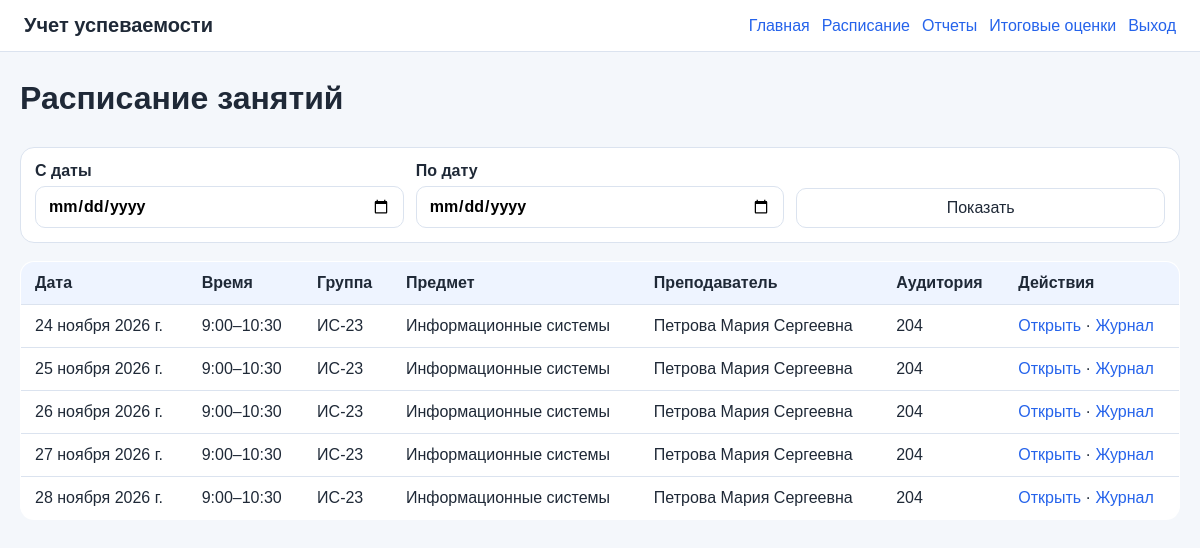
Screenshot of /schedule/ (signed in) with the database file from the repository.
### journal/models.py (models this page shows, shortened)
class Lesson(models.Model):
    LECTURE = 'lecture'
    PRACTICE = 'practice'
    CONTROL = 'control'
    LAB = 'lab'
    LESSON_TYPE_CHOICES = [
        (LECTURE, 'Лекция'),
        (PRACTICE, 'Практическое занятие'),
        (CONTROL, 'Контрольная работа'),
        (LAB, 'Лабораторная работа'),
    ]
    date = models.DateField('Дата занятия')
    start_time = models.TimeField('Время начала')
    end_time = models.TimeField('Время окончания')
    group = models.ForeignKey(StudyGroup, verbose_name='Учебная группа', on_delete=models.CASCADE, related_name='lessons')
    subject = models.ForeignKey(Subject, verbose_name='Предмет', on_delete=models.PROTECT, related_name='lessons')
    teacher = models.ForeignKey(Teacher, verbose_name='Преподаватель', on_delete=models.PROTECT, related_name='lessons')
    classroom = models.CharField('Аудитория', max_length=50, blank=True)
    lesson_type = models.CharField('Тип занятия', max_length=20, choices=LESSON_TYPE_CHOICES, default=PRACTICE)
    topic = models.CharField('Тема занятия', max_length=250, blank=True)
    homework = models.TextField('Домашнее задание', blank=True)
    class Meta:
        ordering = ['-date', 'start_time']
        unique_together = ('date', 'start_time', 'group', 'subject')
        verbose_name = 'Занятие'
        verbose_name_plural = 'Занятия'

class StudyGroup(models.Model):
    number = models.CharField('Номер группы', max_length=50, unique=True)
    specialization = models.CharField('Профиль/специализация', max_length=200, blank=True)
    study_year = models.PositiveIntegerField('Учебный год', default=timezone.now().year)
    curator = models.ForeignKey(
        Teacher,
        verbose_name='Руководитель группы',
        null=True,
        blank=True,
        on_delete=models.SET_NULL,
        related_name='curated_groups',
    )
    class Meta:
        ordering = ['number']
        verbose_name = 'Учебная группа'
        verbose_name_plural = 'Учебные группы'
    def __str__(self):
        return self.number

class Subject(models.Model):
    name = models.CharField('Название предмета', max_length=200, unique=True)
    class Meta:
        ordering = ['name']
        verbose_name = 'Учебный предмет'
        verbose_name_plural = 'Учебные предметы'
    def __str__(self):
        return self.name

class Teacher(models.Model):
    user = models.OneToOneField(User, on_delete=models.CASCADE, related_name='teacher_profile')
    position = models.CharField('Должность', max_length=120, blank=True, default='Преподаватель')
    class Meta:
        verbose_name = 'Преподаватель'
        verbose_name_plural = 'Преподаватели'
    def __str__(self):
        profile = getattr(self.user, 'profile', None)
        return profile.full_name if profile else self.user.get_full_name() or self.user.username

class Profile(models.Model):
    ROLE_ADMIN = 'admin'
    ROLE_TEACHER = 'teacher'
    ROLE_STUDENT = 'student'
    ROLE_CHOICES = [
        (ROLE_ADMIN, 'Администрация'),
        (ROLE_TEACHER, 'Преподаватель'),
        (ROLE_STUDENT, 'Обучающийся'),
    ]
    user = models.OneToOneField(User, on_delete=models.CASCADE, related_name='profile')
    role = models.CharField('Роль', max_length=20, choices=ROLE_CHOICES)
    middle_name = models.CharField('Отчество', max_length=150, blank=True)
    birth_date = models.DateField('Дата рождения', null=True, blank=True)
    phone = models.CharField('Телефон', max_length=30, blank=True)
    class Meta:
        verbose_name = 'Профиль'
        verbose_name_plural = 'Профили'
    @property
    def full_name(self):
        parts = [self.user.last_name, self.user.first_name, self.middle_name]
        return ' '.join([p for p in parts if p]) or self.user.username

### journal/views.py (the view)
# urls.py: path('schedule/', views.schedule_list, name='schedule_list'),
@login_required
def schedule_list(request):
    lessons = Lesson.objects.select_related('group', 'subject', 'teacher__user__profile')
    if is_teacher(request.user):
        lessons = lessons.filter(teacher=getattr(request.user, 'teacher_profile', None))
    elif is_student(request.user):
        student = getattr(request.user, 'student_profile', None)
        lessons = lessons.filter(group=student.group) if student else lessons.none()
    if request.GET.get('date_from'):
        lessons = lessons.filter(date__gte=request.GET['date_from'])
    if request.GET.get('date_to'):
        lessons = lessons.filter(date__lte=request.GET['date_to'])
    return render(request, 'journal/schedule_list.html', {'lessons': lessons.order_by('date', 'start_time')})

### journal/context_processors.py (called while the page is built)
def role_context(request):
    user = getattr(request, 'user', None)
    return {
        'current_role': get_role(user) if user and user.is_authenticated else None,
        'is_role_admin': is_admin(user) if user and user.is_authenticated else False,
        'is_role_teacher': is_teacher(user) if user and user.is_authenticated else False,
        'is_role_student': is_student(user) if user and user.is_authenticated else False,
    }

### journal/utils.py (called while the page is built)
def get_role(user):
    if not user or not user.is_authenticated:
        return None
    if user.is_superuser:
        return 'admin'
    profile = getattr(user, 'profile', None)
    return profile.role if profile else None

def is_admin(user):
    return get_role(user) == 'admin'

def is_teacher(user):
    return get_role(user) == 'teacher'

def is_student(user):
    return get_role(user) == 'student'

### journal/templates/journal/schedule_list.html (shortened to what this page needs)
{% extends 'journal/base.html' %}
{% block content %}
<div class="page-head"><h1>Расписание занятий</h1>{% if is_role_admin %}<a class="button primary" href="{% url 'lesson_create' %}">Добавить занятие</a>{% endif %}</div>
<form class="filters" method="get"><label>С даты <input type="date" name="date_from" value="{{ request.GET.date_from }}"></label><label>По дату <input type="date" name="date_to" value="{{ request.GET.date_to }}"></label><button>Показать</button></form>
<table>
<thead><tr><th>Дата</th><th>Время</th><th>Группа</th><th>Предмет</th><th>Преподаватель</th><th>Аудитория</th><th>Действия</th></tr></thead>
<tbody>
{% for lesson in lessons %}
<tr>
<td>{{ lesson.date }}</td><td>{{ lesson.start_time }}–{{ lesson.end_time }}</td><td>{{ lesson.group }}</td><td>{{ lesson.subject }}</td><td>{{ lesson.teacher }}</td><td>{{ lesson.classroom|default:'—' }}</td>
<td><a href="{% url 'lesson_detail' lesson.id %}">Открыть</a>{% if not is_role_student %} · <a href="{% url 'lesson_edit' lesson.id %}">Журнал</a>{% endif %}</td>
</tr>
{% empty %}<tr><td colspan="7">Занятия не найдены.</td></tr>{% endfor %}
</tbody>
</table>
{% endblock %}

### journal/templates/journal/base.html (shortened to what this page needs)
{% load static %}
<!doctype html>
<html lang="ru">
<head>
    <link rel="stylesheet" href="{% static 'journal/css/styles.css' %}">
</head>
<body>
<header class="topbar">
    <div class="brand"><a href="{% url 'dashboard' %}">Учет успеваемости</a></div>
    {% if user.is_authenticated %}
    <nav>
        <a href="{% url 'dashboard' %}">Главная</a>
        <a href="{% url 'schedule_list' %}">Расписание</a>
        <a href="{% url 'reports_index' %}">Отчеты</a>
        <a href="{% url 'final_grade_list' %}">Итоговые оценки</a>
        <form method="post" action="{% url 'logout' %}" class="inline-form">{% csrf_token %}<button type="submit">Выход</button></form>
    </nav>
    {% endif %}
</header>
<main class="container">
    {% block content %}{% endblock %}
</main>
</body>
</html>

### journal/static/journal/css/styles.css (style rules this page uses)
:root { --bg:#f4f7fb; --card:#ffffff; --text:#1f2937; --muted:#667085; --border:#dbe3ef; --primary:#2563eb; --danger:#dc2626; --success:#16a34a; }
* { box-sizing: border-box; }
body { margin:0; font-family: Arial, sans-serif; color:var(--text); background:var(--bg); }
a { color:var(--primary); text-decoration:none; }
.topbar { display:flex; justify-content:space-between; align-items:center; gap:20px; padding:14px 24px; background:var(--card); border-bottom:1px solid var(--border); position:sticky; top:0; z-index:5; }
.brand a { font-weight:700; font-size:20px; color:var(--text); }
nav { display:flex; align-items:center; flex-wrap:wrap; gap:12px; }
.inline-form { display:inline; }
.inline-form button { border:0; background:transparent; color:var(--primary); cursor:pointer; font:inherit; padding:0; }
.container { max-width:1200px; margin:0 auto; padding:28px 20px; }
h1 { margin:0 0 14px; }
.form label, .filters label { display:grid; gap:6px; font-weight:600; }
input, select, textarea { width:100%; padding:10px 12px; border:1px solid var(--border); border-radius:10px; background:#fff; font:inherit; }
button, .button { display:inline-flex; align-items:center; justify-content:center; gap:6px; padding:10px 14px; border:1px solid var(--border); border-radius:10px; background:#fff; color:var(--text); cursor:pointer; font:inherit; text-decoration:none; }
.page-head { display:flex; align-items:center; justify-content:space-between; gap:16px; margin-bottom:16px; }
.filters { display:grid; grid-template-columns: repeat(auto-fit, minmax(180px, 1fr)); align-items:end; gap:12px; background:var(--card); border:1px solid var(--border); border-radius:14px; padding:14px; margin-bottom:18px; }
table { width:100%; border-collapse:collapse; background:var(--card); border:1px solid var(--border); border-radius:14px; overflow:hidden; margin-top:12px; }
th, td { padding:12px 14px; border-bottom:1px solid var(--border); text-align:left; vertical-align:top; }
th { background:#eef4ff; font-weight:700; }
tr:last-child td { border-bottom:0; }

### rows the page displays
Lesson: date "24 ноября 2026 г.", start_time "9:00", end_time "10:30", group "ИС-23", subject "Информационные системы", teacher "Петрова Мария Сергеевна", classroom "204"
Lesson: date "25 ноября 2026 г.", start_time "9:00", end_time "10:30", group "ИС-23", subject "Информационные системы", teacher "Петрова Мария Сергеевна", classroom "204"
Lesson: date "26 ноября 2026 г.", start_time "9:00", end_time "10:30", group "ИС-23", subject "Информационные системы", teacher "Петрова Мария Сергеевна", classroom "204"
Lesson: date "27 ноября 2026 г.", start_time "9:00", end_time "10:30", group "ИС-23", subject "Информационные системы", teacher "Петрова Мария Сергеевна", classroom "204"
Lesson: date "28 ноября 2026 г.", start_time "9:00", end_time "10:30", group "ИС-23", subject "Информационные системы", teacher "Петрова Мария Сергеевна", classroom "204"
